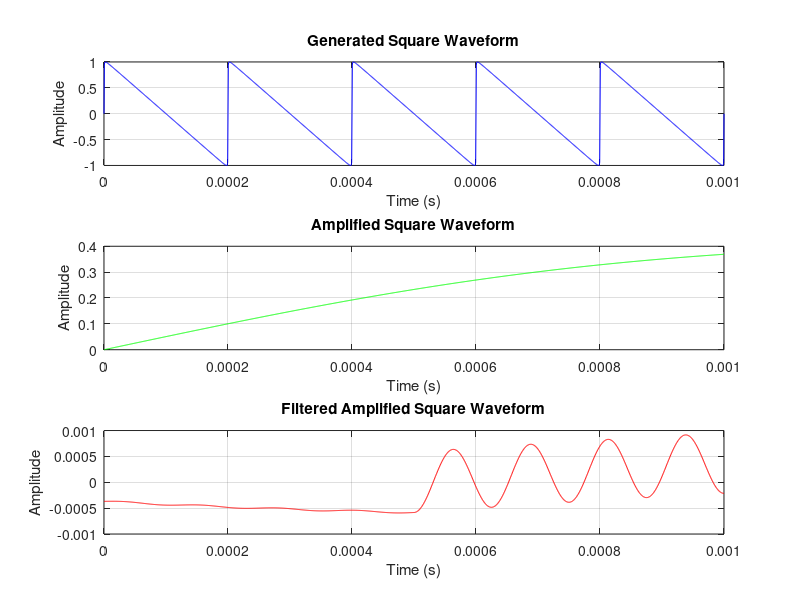

MATLAB code to generate this figure:
% a) Generate a square waveform using sinusoidal waveforms with different frequencies.
fs = 2e6; % Sampling frequency (2 MHz)
t = 0:1/fs:1e-3; % Time vector (1 ms)

% Generate square wave by summing sinusoidal harmonics
square_wave = zeros(size(t));
for f = 5e3:5e3:2e6
    square_wave = square_wave + sin(2*pi*f*t) / f;
end

% Normalize the square wave
square_wave = square_wave / max(abs(square_wave));

% b) Pass the square waveform through an amplifier with the specified frequency response
y_amplified = zeros(size(t));
for i = 1:2:100
    if 5*i >= 5 && 5*i < 10
        A = 1;
    elseif 5*i >= 10 && 5*i < 50
        A = 5;
    elseif 5*i >= 50 && 5*i < 200
        A = 2;
    elseif 5*i >= 200 && 5*i < 1e3
        A = 1;
    elseif 5*i >= 1e3 && 5*i < 2e3
        A = 0.3;
    elseif 5*i >= 2e3
        A = 0;
    end
    
    y_amplified = y_amplified + A * sin(2*pi*5*i*t) / (5*i);
end

% c) Pass the square waveform through an ideal low-pass filter with cutoff frequency 8 kHz
fc = 8e3; % Cutoff frequency: 8 kHz
filter = sinc(fc * (2 * (t - 0.5)));

% Apply filter to the amplified square waveform
filtered_output = conv(y_amplified, filter, "same");

% Plotting
figure;

% Plot 1: Generated Square Waveform
subplot(3, 1, 1);
plot(t, square_wave, 'b');
xlabel('Time (s)');
ylabel('Amplitude');
title('Generated Square Waveform');
grid on;

% Plot 2: Amplified Square Waveform
subplot(3, 1, 2);
plot(t, y_amplified, 'g');
xlabel('Time (s)');
ylabel('Amplitude');
title('Amplified Square Waveform');
grid on;

% Plot 3: Filtered Amplified Square Waveform
subplot(3, 1, 3);
plot(t, filtered_output, 'r');
xlabel('Time (s)');
ylabel('Amplitude');
title('Filtered Amplified Square Waveform');
grid on;
